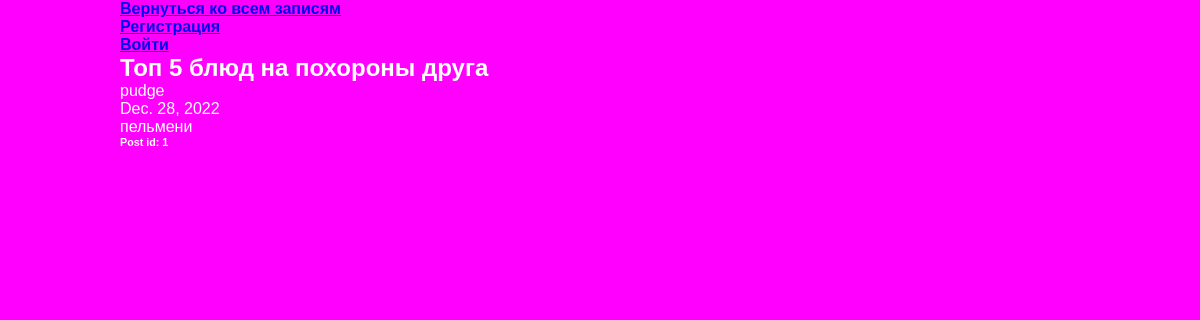
/articles/1/, run on the app's committed database.
### articles/models.py (models this page shows, shortened)
class Article(models.Model):
    title = models.CharField(max_length=200)
    author = models.ForeignKey(User, on_delete=models.CASCADE)
    text = models.TextField()
    created_date = models.DateField(auto_now_add=True)

### articles/views.py (the view)
# urls.py: path('articles/<int:article_id>/', views.get_article, name='get_article')
def get_article(request, article_id):
    try:
        post = Article.objects.get(id=article_id)
        return render(request, 'article.html', {"post": post})
    except Article.DoesNotExist:
        raise Http404

### articles/templates/article.html (shortened to what this page needs)
<!DOCTYPE html>
<html lang="en">
<head>
    <link rel="stylesheet" href="{{ STATIC_URL }}/static/style.css">
</head>
<body  class="article">
    <h4>
        <a href="/articles/">Вернуться ко всем записям</a>
        <a href="/register"><h4 class="post-title">Регистрация</h4></a>
        <a href="/login/">Войти</a>
    </h4>
    <div class="one-post" >
        <h2 class="post-title">{{ post.title }}</h2>
        <div class="article-info">
            <div class="article-author">{{ post.author.username }}</div>
            <div class="article-created- date">{{ post.created_date }}</div>
        </div>
        <p class="article-text">{{ post.text }}</p>
    </div>
    <h6 >Post id:  {{ post.id }}</h3>
</body>
</html>

### articles/static/style.css (style rules this page uses)
* { margin: 0; padding: 0; }
body { max-width: 1920px; background: #FF00FF; font-family: Tahoma, Arial, sans-serif; color: #ffffff; }
.article { width: 960px; margin-left: auto; margin-right: auto; }

### data on the page
Article: title "Топ 5 блюд на похороны друга", author.username "pudge", created_date "Dec. 28, 2022", text "пельмени", id "1"
